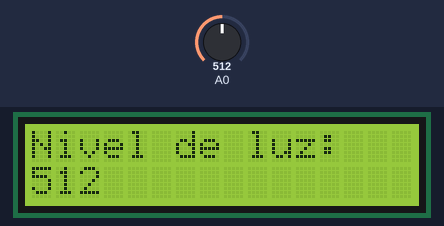
A sketch run on a simulated Arduino Uno, built with avr-gcc and run on an emulated ATmega328P. Shown: 16×2 character LCD. The inputs (shaded band) are chosen by the test bench; at power-on: A0 = 512.

Above: at 1.2 s.
1.3 s: A0 set to 716
At 2.8 s:
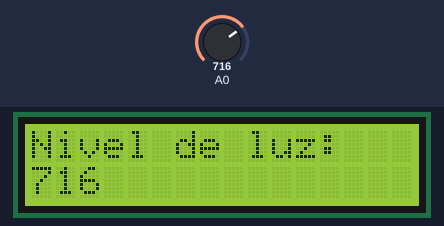
3.5 s: A0 set to 900
At 4.4 s:
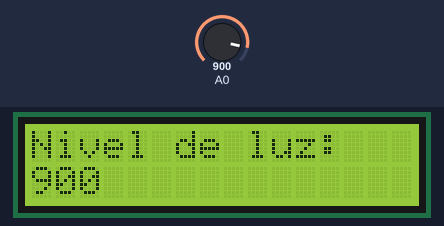
5.5 s: A0 set to 1023
At 7.1 s:
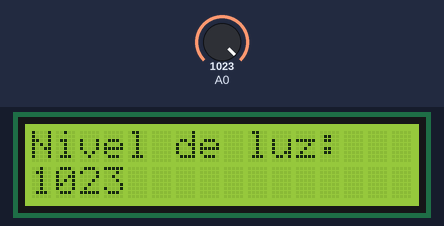
Timing chart, 0 to 8.6 s (numbered marks = the images above; inputs shaded):
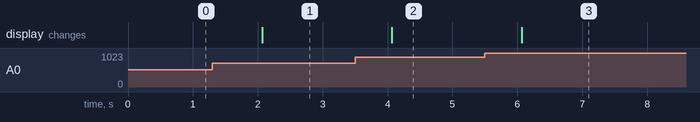

The sketch:

PhotoResTest.ino
```cpp
#include <LiquidCrystal.h>

LiquidCrystal lcd(10, 9, 8, 7, 6, 5);

void setup() {
  // set up the LCD's number of columns and rows:
  lcd.begin(16, 2);
  // Print a message to the LCD.
  lcd.print( "Nivel de luz: ");//leave static label in first row
}

void loop() {
  // set the cursor to column 0, line 1
  // (note: line 1 is the second row, since counting begins with 0):
  lcd.setCursor(0, 1);
  lcd.print( analogRead( A0 ) );//refresh new lecture in second row
  delay(1000);
}
```

Measured:
- after the input at 1.3 s, the display: changes after 0.77 s (image 1)
- after the input at 3.5 s, the display: changes after 0.57 s (image 2)
- after the input at 5.5 s, the display: changes after 0.57 s (image 3)
